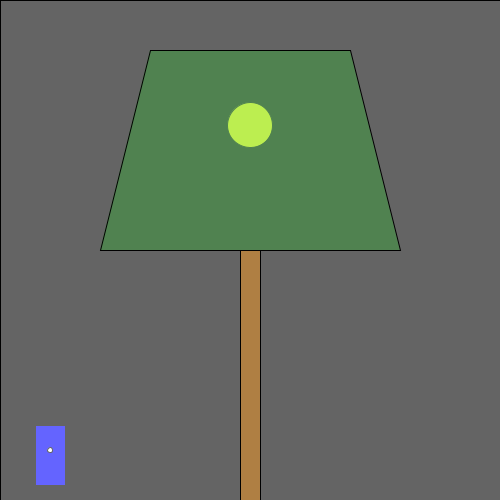
Frame 1 (no input)
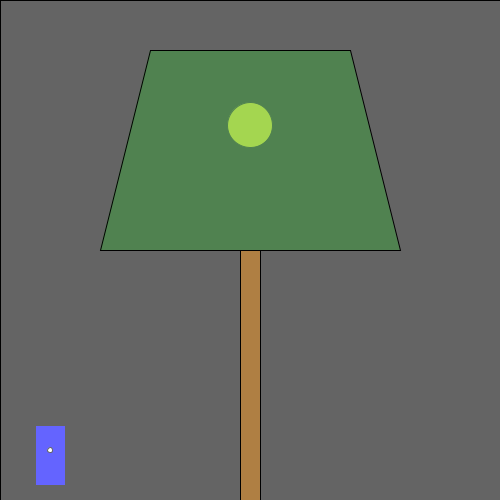
Frame 60 (the mouse pressed at the canvas centre just before this capture)
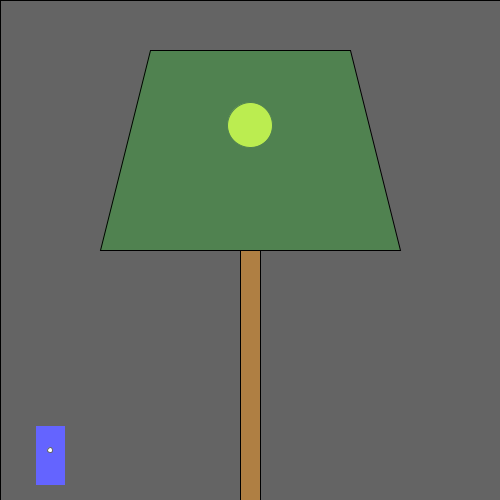
Frame 120 (the mouse held since frame 60 and released just before this capture)

The Processing sketch that drew these frames (run headless with seeded random() and noise(); from frame 60 on, the mouse is pressed at the canvas centre):

// Processing sketch: processing_108833
// ── processing_108833.pde

/*
  Norm Krumpe
  September 22, 2012
  Models a light that is triggered by motion (in this case, motion
  of the mouse).  The light also has a timer.  So, motion turns on the
  light, but a certain amount of time passing with no motion will
  cause the light to turn off again.
*/

// How close you need to get to the
// light sensor in order to turn on
// the light.  Higher values make it
// easier to trigger the light.  Distance
// is measured in pixels.
final int TRIGGER_DISTANCE = 50;

// The location of the sensor:
final int SWITCH_CENTER_X = 50;
final int SWITCH_CENTER_Y = 450;

// seconds until light shuts off automatically when there is no motion
final float SECONDS_UNTIL_AUTO_SHUTOFF = 10; 

// Light will initially be on because of this next value.
// Want the light off initially?  
// Set this to something less than SECONDS_UNTIL_AUTO_SHUTOFF
float timeOfLastTrigger = 0; 
boolean revealTriggerRegion = false;

// Just choose a window size
void setup() {
  size(500, 500);
}

// Each time the mouse moves, check to see
// if it triggered the motion sensor
void mouseMoved() {
  if (motionSensorWasTriggered()) {
    timeOfLastTrigger = millis()/1000.0;
  }
}

// When a key is pressed, toggle the "cheat" that
// reveals the motion sensor's trigger region.
void keyPressed() {
  revealTriggerRegion = !revealTriggerRegion;
}

// Draw the various parts of the scene
void draw() {
  background(0);

  drawLightSwitch();
  drawLamp();  
  drawTriggerRegion();
}

// Draws all components of the lamp
void drawLamp() {
  drawLight();
  fill(0, 255, 0, 50);
  quad(150, 50, 350, 50, 400, 250, 100, 250);
  fill(175, 127, 67);
  rect(240, 250, 20, 250);
}

// How the light gets drawn depends on whether
// the lightbulb is lit.
void drawLight() {

  if (secondsSinceLastTrigger() < SECONDS_UNTIL_AUTO_SHUTOFF) {
    // If the light is on:
    int strength = (int)random(156, 256);
    fill(strength, strength, 0);
    ellipse(250, 125, 45, 45);
    fill(255, 100);
    rect(0, 0, width, height);
  }

  else {
    // Light is off:
    fill(10, 10, 0);
    ellipse(250, 125, 45, 45);
  }
}

// Draw the light switch/sensor
void drawLightSwitch() {
  fill(0, 0, 255);
  rect(SWITCH_CENTER_X - 15, SWITCH_CENTER_Y - 25, 30, 60);
  fill(255);
  ellipse(SWITCH_CENTER_X, SWITCH_CENTER_Y, 5, 5);
}

// Return true if the mouse triggered the sensor
boolean motionSensorWasTriggered() {
  return distanceFromLightSwitch() < TRIGGER_DISTANCE;
}

// Compute the distance between the mouse and the sensor
float distanceFromLightSwitch() {  
  return dist(mouseX, mouseY, SWITCH_CENTER_X, SWITCH_CENTER_Y);
}

// Determine how long it has been since the motion sensor
// was last turned on.
float secondsSinceLastTrigger() {
  return millis()/1000.0 - timeOfLastTrigger;
}

// Show a "cheat" region so that you know where the mouse
// needs to go in order to trigger the light sensor
void drawTriggerRegion() {
  if (revealTriggerRegion) {
    fill(255, 25);
    ellipse(SWITCH_CENTER_X, SWITCH_CENTER_Y, 
    TRIGGER_DISTANCE * 2, TRIGGER_DISTANCE * 2);
  }
}
